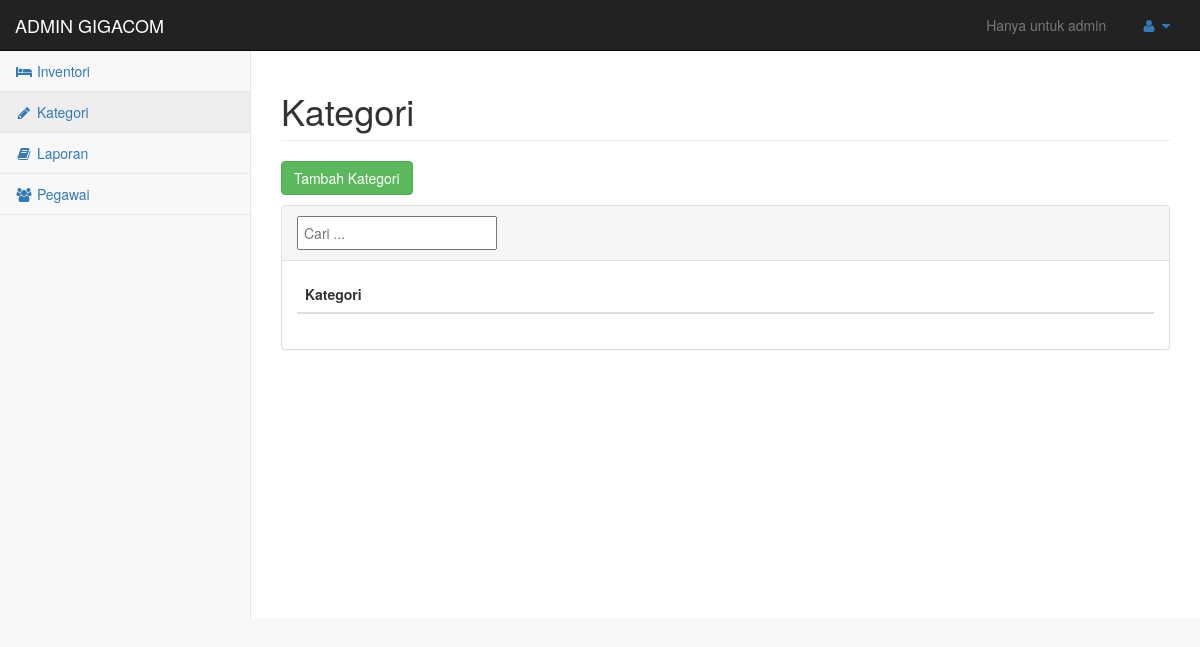
Page /admin/kategori_admin.php (signed in) on the earlier database version.
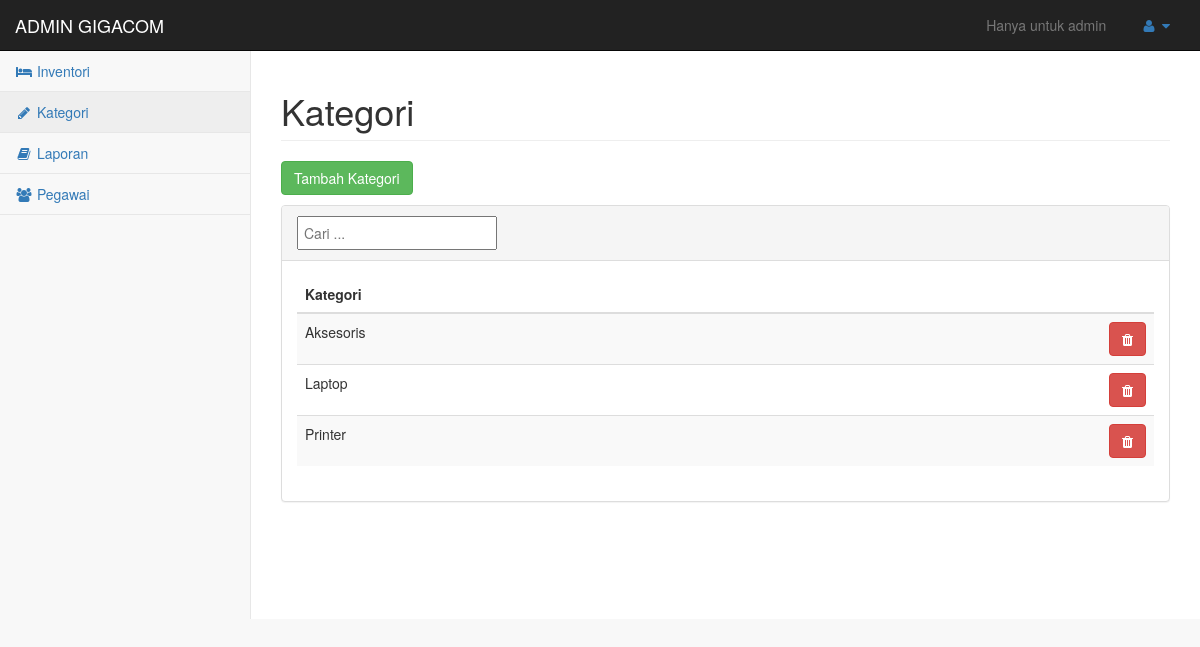
Same page on the later database version.
### tables this page shows
CREATE TABLE IF NOT EXISTS `kategori` (
  `nama` varchar(50) NOT NULL
);

### admin/kategori_admin.php (the view, shortened to what this page needs)
<!DOCTYPE html>
<html lang="en">
<head>
    <link href="libs/bootstrap/css/bootstrap.min.css" rel="stylesheet">
    <link href="libs/metisMenu/metisMenu.min.css" rel="stylesheet">
    <link href="libs/sb-admin/css/sb-admin-2.css" rel="stylesheet">
    <link href="libs/font-awesome/css/font-awesome.min.css" rel="stylesheet" type="text/css">
</head>
<body>
    <div id="wrapper">
        <nav class="navbar navbar-inverse navbar-static-top" role="navigation" style="margin-bottom: 0;">
            <div class="navbar-header">
                <a class="navbar-brand" href="#">ADMIN GIGACOM</a>
            </div>
            <ul class="nav navbar-top-links navbar-right">
                <li class="disabled"><a href="#">Hanya untuk admin</a></li>
                <li class="dropdown">
                    <a class="dropdown-toggle" data-toggle="dropdown" href="#">
                        <i class="fa fa-user fa-fw"></i> <i class="fa fa-caret-down"></i>
                    </a>
                </li>
            </ul>
            <div class="navbar-default sidebar" role="navigation">
                <div class="sidebar-nav navbar-collapse">
                    <ul class="nav" id="side-menu">
                         <li><a href="inventori_admin.php"><i class="fa fa-bed fa-fw"></i> Inventori</a></li>
 <li><a href="kategori_admin.php" class="active"><i class="fa fa-pencil fa-fw"></i> Kategori</a></li>
                        <li><a href="menu_laporan_admin.php"><i class="fa fa-book fa-fw"></i> Laporan</a></li>
                        <li><a href="menu_pegawai.php"><i class="fa fa-group fa-fw"></i> Pegawai</a></li>
                    </ul>
                </div>
            </div>
        </nav>
        <div id="page-wrapper">
            <div class="row">
                <div class="col-lg-12">
                    <h1 class="page-header">Kategori</h1>
                </div>
            </div>
            <div class="row">
                <div class="col-lg-12">
                    <p><a class="btn btn-success" href="#modalTambah" data-toggle="modal">Tambah Kategori</a></p>
                    <div class="panel panel-default">
                        <div class="panel-heading">
                            <input type="text" id="cari" placeholder="Cari ..." style="width: 200px; padding: 5px;">
                        </div>
                        <div class="panel-body">
                            <table class="table table-hover table-striped">
                                <thead>
                                    <tr>
                                        <th>Kategori</th>
                                        <th width="5%"></th>
                                        <th width="5%"></th>
                                    </tr>
                                </thead>
                                <tbody id="tabelViewKamar">
<?php
$res = mysql_query("SELECT * FROM kategori ORDER BY nama");
while ( $row = mysql_fetch_assoc($res) ){
?>
                                    <tr>
                                        <td><?php echo $row['nama'];?></td>
                                        <td></td>
                                        <td><a href="php/hapuskategori.php?nama=<?php echo $row['nama'];?>" onclick="return confirm('Yakin hapus data?')" class="btn btn-danger"><i class="fa fa-trash"></i></a></td>
                                    </tr>
<?php
}
?>
                                </tbody>
                            </table>
                        </div>
                    </div>
                </div>
            </div>
        </div>
    </div>
</body>
</html>

Differences in the rows shown:
added kategori: nama "Aksesoris"
added kategori: nama "Laptop"
added kategori: nama "Printer"
